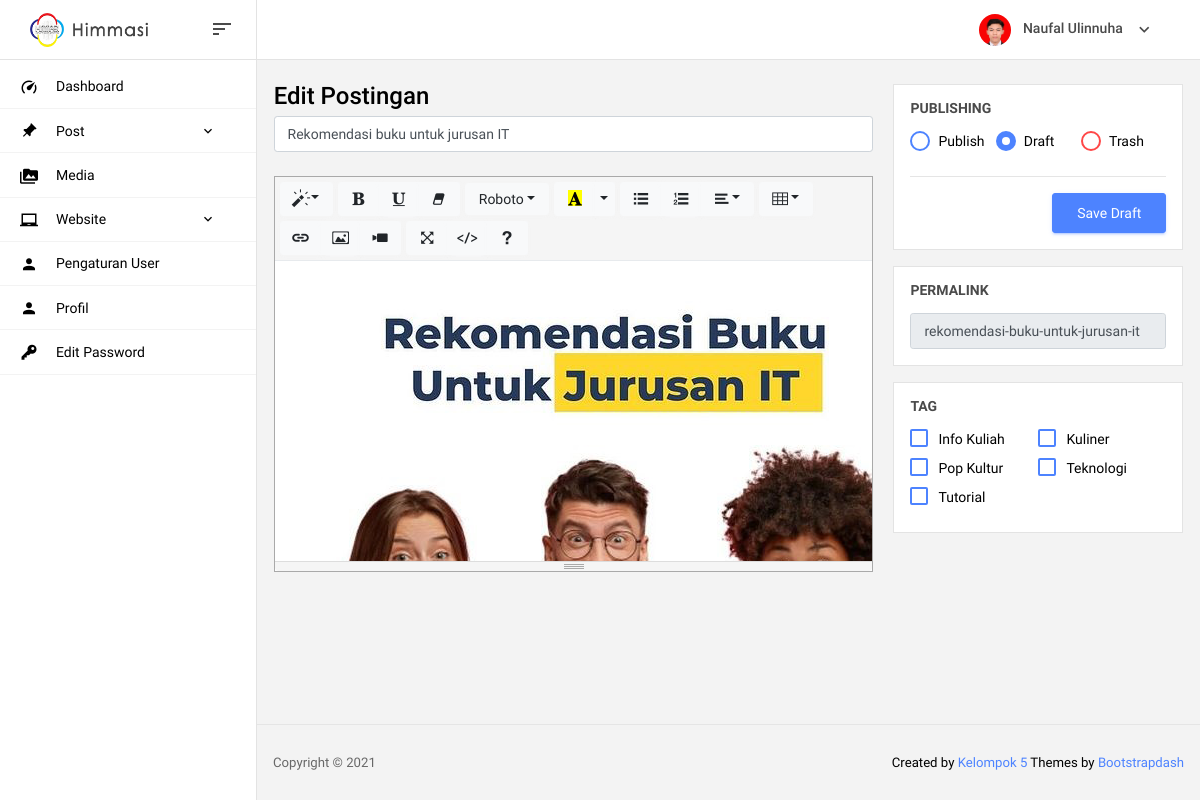
/admin/post-edit-id-16 (signed in), run on an earlier commit of the app's database.
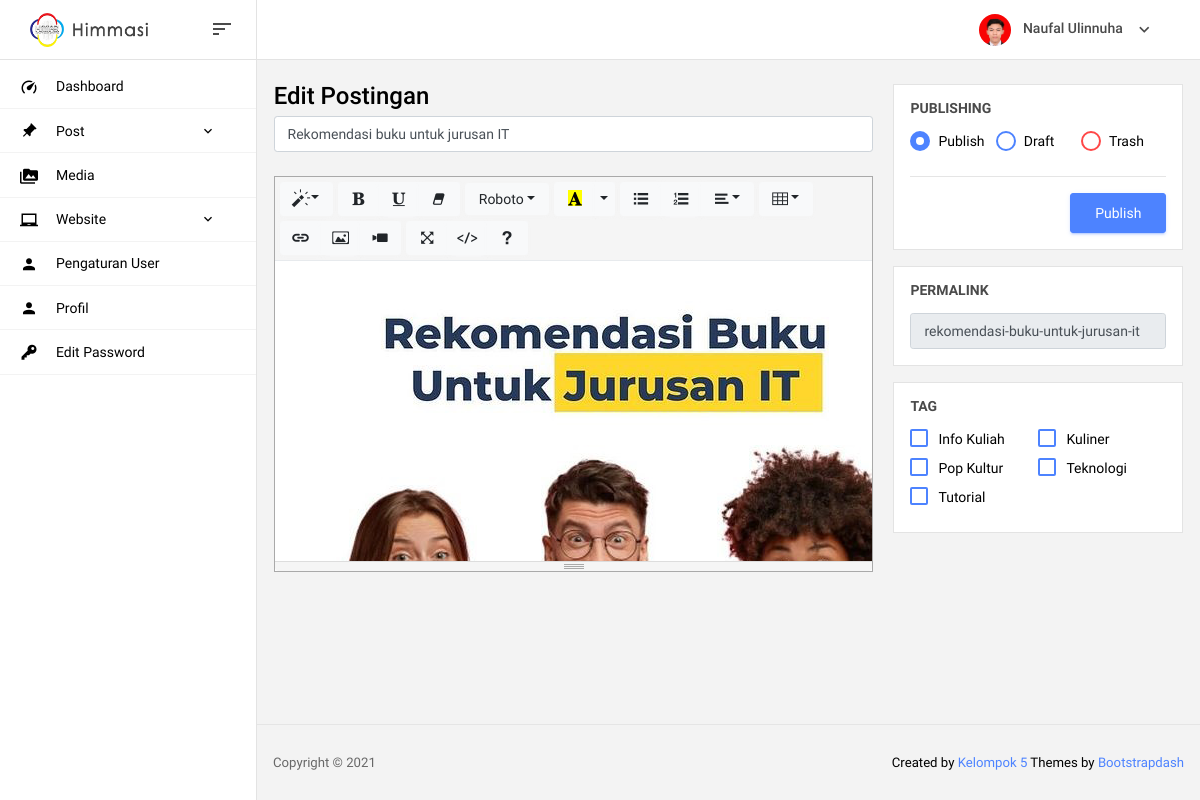
And on a later commit of the database.
### tables this page shows
CREATE TABLE `post` (
  `id_post` int(11) NOT NULL,
  `judul` varchar(100) NOT NULL,
  `isi` text NOT NULL,
  `status` varchar(50) NOT NULL,
  `link` varchar(100) NOT NULL,
  `views` int(11) NOT NULL,
  `insert_by` int(11) NOT NULL,
  `insert_at` date NOT NULL,
  `update_by` int(11) NOT NULL,
  `update_at` date NOT NULL
);

### admin/page/post-edit.php (the view, shortened to what this page needs)
<form method="post">
  <?php
    if (isset($_GET["id_post"])) { $id_post = $_GET["id_post"]; }
    $query = mysqli_query($koneksi,"SELECT * FROM `post` WHERE `id_post`='$id_post'");
    while($data = mysqli_fetch_array($query)){
      $judul  = $data["judul"];
      $link   = $data["link"];
      $status = $data["status"];
      if ($status=="publish") { $btnName = "Publish"; }
      if ($status=="draft") { $btnName = "Save Draft"; }
    }
  ?>
<div class="row">
	<div class="col-md-8">
    <div class="form-group">
      <h3>Edit Postingan</h3>
      <input type="text" class="form-control form-control-sm" id="judul" name="judul" placeholder="Judul postingan..." value="<?= $judul ?>" maxlength="90" required>
    </div>
	</div>
	<div class="col-md-4">
		<div class="card">
			<div class="card-body">
				<h4 class="card-title">Publishing</h4>
				<div class="form-group row m-0">
          <div class="form-check col-4 my-0">
            <label class="form-check-label">
              Publish
            </label>
          </div>
          <div class="form-check col-4 my-0">
            <label class="form-check-label">
              Draft
            </label>
          </div>
          <div class="form-check form-check-danger col-4 my-0">
            <label class="form-check-label">
              Trash
            </label>
          </div>
        </div>
        <hr>
        <div class="row m-0">
        	<button type="submit" name="submit-edit" id="submitNew" class="btn btn-primary ml-auto"><?= $btnName ?></button>
        </div>
			</div>
		</div>
		<div class="card">
			<div class="card-body">
				<h4 class="card-title">Permalink</h4>
				<input type="text" class="form-control form-control-sm" value="<?= $link ?>" disabled>
			</div>
		</div>
		<div class="card">
      <div class="card-body">
        <h4 class="card-title">Tag</h4>
        <div class="form-group row m-0">
          <?php
            $sql = "SELECT `id_tag`, `tag` FROM `tag` ORDER BY `tag`";
            $query = mysqli_query($koneksi,$sql);
            while($data = mysqli_fetch_array($query)){
              $id_tag  = $data["id_tag"];
              $tag     = $data["tag"];
              $id_postt = mysqli_num_rows(mysqli_query($koneksi, "SELECT `id_tag` FROM `tag_post` WHERE `id_post`='$id_post' AND `id_tag`='$id_tag'"));
          ?>
          <div class="form-check col-6 my-0">
            <label class="form-check-label">
              <input type="checkbox" class="form-check-input" name="tag[]" value="<?= $id_tag ?>" <?php if($id_postt!=0){echo "checked";} ?>><?= $tag ?>
            </label>
          </div>
          <?php } ?>
        </div>
      </div>
    </div>
	</div>
</div>
</form>

What changed in the data, as far as the page shows it:
changed post "Rekomendasi buku untuk jurusan IT": status "Save Draft" → "Publish"
